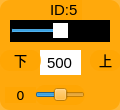
    <widget class="QWidget" name="widget_id5" native="true">
     <property name="geometry">
      <rect>
       <x>280</x>
       <y>305</y>
       <width>120</width>
       <height>110</height>
      </rect>
     </property>
     <property name="styleSheet">
      <string notr="true">background-color: rgb(255, 165, 0, 200);
border-radius:10px;</string>
     </property>
     <widget class="QSlider" name="horizontalSlider_5">
      <property name="geometry">
       <rect>
        <x>10</x>
        <y>20</y>
        <width>100</width>
        <height>22</height>
       </rect>
      </property>
      <property name="autoFillBackground">
       <bool>false</bool>
      </property>
      <property name="styleSheet">
       <string notr="true">QSlider{background-color: rgb(0, 0, 0);
border-radius:0px;}
QSlider::handle {/*设置中间的那个滑动的键*/                           
    background:  rgb(255, 255, 255);
}</string>
      </property>
      <property name="minimum">
       <number>0</number>
      </property>
      <property name="maximum">
       <number>1000</number>
      </property>
      <property name="pageStep">
       <number>1</number>
      </property>
      <property name="value">
       <number>500</number>
      </property>
      <property name="orientation">
       <enum>Qt::Horizontal</enum>
      </property>
     </widget>
     <widget class="QLabel" name="label_ID5">
      <property name="geometry">
       <rect>
        <x>50</x>
        <y>0</y>
        <width>32</width>
        <height>20</height>
       </rect>
      </property>
      <property name="font">
       <font>
        <family>Arial</family>
        <pointsize>11</pointsize>
       </font>
      </property>
      <property name="styleSheet">
       <string notr="true">background-color: rgb(255, 255, 255， 0);
border-radius:0px;</string>
      </property>
      <property name="text">
       <string>ID:5</string>
      </property>
     </widget>
     <widget class="QLineEdit" name="lineEdit_5">
      <property name="geometry">
       <rect>
        <x>40</x>
        <y>50</y>
        <width>41</width>
        <height>25</height>
       </rect>
      </property>
      <property name="font">
       <font>
        <family>Arial</family>
        <pointsize>11</pointsize>
       </font>
      </property>
      <property name="autoFillBackground">
       <bool>false</bool>
      </property>
      <property name="styleSheet">
       <string notr="true">background-color: rgb(255, 255, 255);
border-radius:0px;</string>
      </property>
      <property name="text">
       <string>500</string>
      </property>
      <property name="alignment">
       <set>Qt::AlignCenter</set>
      </property>
      <property name="readOnly">
       <bool>false</bool>
      </property>
     </widget>
     <widget class="QLabel" name="label_13">
      <property name="geometry">
       <rect>
        <x>90</x>
        <y>50</y>
        <width>31</width>
        <height>21</height>
       </rect>
      </property>
      <property name="font">
       <font>
        <family>黑体</family>
        <pointsize>10</pointsize>
       </font>
      </property>
      <property name="styleSheet">
       <string notr="true">background-color: rgb(255, 255, 255， 0);</string>
      </property>
      <property name="text">
       <string>&lt;html&gt;&lt;head/&gt;&lt;body&gt;&lt;p align=&quot;center&quot;&gt;上&lt;/p&gt;&lt;/body&gt;&lt;/html&gt;</string>
      </property>
     </widget>
     <widget class="QLabel" name="label_d5">
      <property name="geometry">
       <rect>
        <x>5</x>
        <y>87</y>
        <width>31</width>
        <height>16</height>
       </rect>
      </property>
      <property name="font">
       <font>
        <family>DejaVu Sans</family>
        <pointsize>10</pointsize>
       </font>
      </property>
      <property name="styleSheet">
       <string notr="true">background-color: rgb(255, 255, 255， 0);</string>
      </property>
      <property name="text">
       <string>0</string>
      </property>
      <property name="alignment">
       <set>Qt::AlignCenter</set>
      </property>
     </widget>
     <widget class="QLabel" name="label_15">
      <property name="geometry">
       <rect>
        <x>0</x>
        <y>50</y>
        <width>41</width>
        <height>21</height>
       </rect>
      </property>
      <property name="font">
       <font>
        <family>黑体</family>
        <pointsize>10</pointsize>
       </font>
      </property>
      <property name="styleSheet">
       <string notr="true">background-color: rgb(255, 255, 255， 0);</string>
      </property>
      <property name="text">
       <string>&lt;html&gt;&lt;head/&gt;&lt;body&gt;&lt;p align=&quot;center&quot;&gt;下&lt;/p&gt;&lt;/body&gt;&lt;/html&gt;</string>
      </property>
     </widget>
     <widget class="QSlider" name="horizontalSlider_15">
      <property name="geometry">
       <rect>
        <x>35</x>
        <y>85</y>
        <width>50</width>
        <height>20</height>
       </rect>
      </property>
      <property name="styleSheet">
       <string notr="true">background-color: rgb(255, 255, 255， 0);</string>
      </property>
      <property name="minimum">
       <number>-125</number>
      </property>
      <property name="maximum">
       <number>125</number>
      </property>
      <property name="pageStep">
       <number>1</number>
      </property>
      <property name="orientation">
       <enum>Qt::Horizontal</enum>
      </property>
     </widget>
    </widget>
